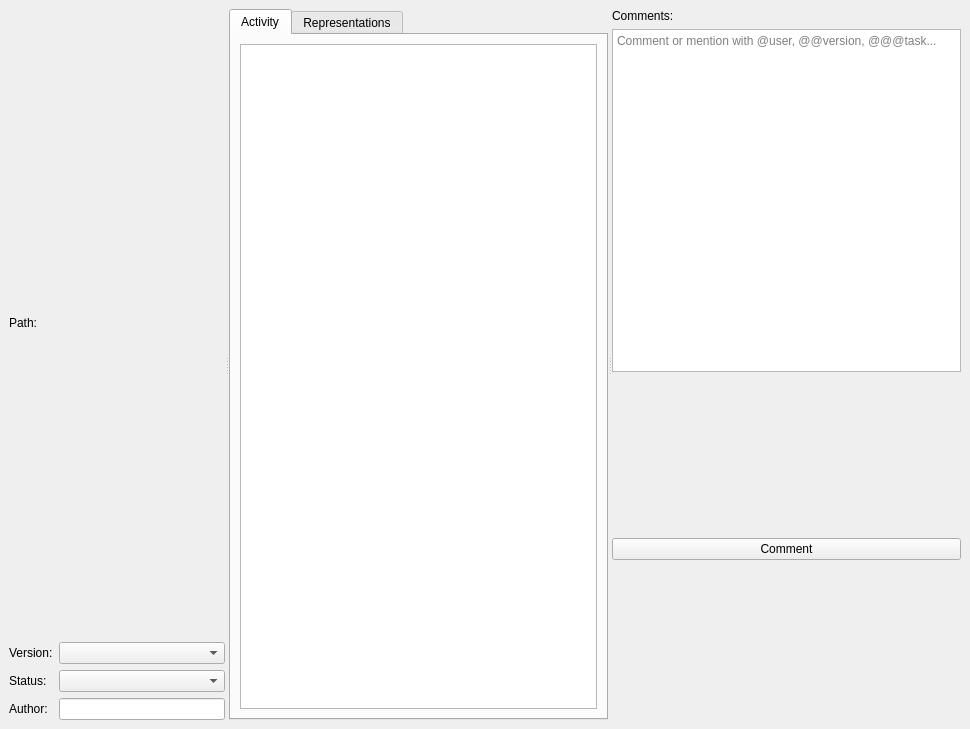
<?xml version="1.0" encoding="UTF-8"?>
<ui version="4.0">
 <class>activityCommentDock</class>
 <widget class="QDockWidget" name="activityCommentDock">
  <property name="geometry">
   <rect>
    <x>0</x>
    <y>0</y>
    <width>970</width>
    <height>729</height>
   </rect>
  </property>
  <property name="features">
   <set>QDockWidget::NoDockWidgetFeatures</set>
  </property>
  <property name="allowedAreas">
   <set>Qt::NoDockWidgetArea</set>
  </property>
  <property name="windowTitle">
   <string>Version Info</string>
  </property>
  <widget class="QWidget" name="activityCommentWidget">
   <layout class="QVBoxLayout" name="activityCommentLayout">
    <item>
     <widget class="QSplitter" name="mainSplitter">
      <widget class="QWidget" name="versionDetailsWidget">
       <layout class="QVBoxLayout" name="versionDetailsLayout">
        <item>
         <layout class="QGridLayout" name="versionGridLayout">
          <item row="0" column="0">
           <widget class="QLabel" name="pathLabel">
            <property name="text">
             <string>Path:</string>
            </property>
           </widget>
          </item>
          <item row="0" column="1">
           <widget class="QLabel" name="pathLabel_value">
            <property name="text">
             <string/>
            </property>
            <property name="wordWrap">
             <bool>true</bool>
            </property>
            <property name="textInteractionFlags">
             <set>Qt::NoTextInteraction</set>
            </property>
           </widget>
          </item>
          <item row="1" column="0">
           <widget class="QLabel" name="versionLabel">
            <property name="text">
             <string>Version:</string>
            </property>
           </widget>
          </item>
          <item row="1" column="1">
           <widget class="QComboBox" name="versionComboBox"/>
          </item>
          <item row="2" column="0">
           <widget class="QLabel" name="statusLabel">
            <property name="text">
             <string>Status:</string>
            </property>
           </widget>
          </item>
          <item row="2" column="1">
           <widget class="QComboBox" name="statusComboBox"/>
          </item>
          <item row="3" column="0">
           <widget class="QLabel" name="authorLabel">
            <property name="text">
             <string>Author:</string>
            </property>
           </widget>
          </item>
          <item row="3" column="1">
           <widget class="QLineEdit" name="authorLineEdit">
            <property name="text">
             <string/>
            </property>
            <property name="readOnly">
             <bool>true</bool>
            </property>
           </widget>
          </item>
         </layout>
        </item>
       </layout>
      </widget>
      <widget class="QTabWidget" name="contentTabWidget">
       <property name="currentIndex">
        <number>0</number>
       </property>
       <widget class="QWidget" name="activityTab">
        <attribute name="title">
         <string>Activity</string>
        </attribute>
        <layout class="QVBoxLayout" name="activityTabLayout">
         <item>
          <widget class="QTextBrowser" name="textBrowser_activity_panel"/>
         </item>
        </layout>
       </widget>
       <widget class="QWidget" name="representationsTab">
        <attribute name="title">
         <string>Representations</string>
        </attribute>
        <layout class="QVBoxLayout" name="representationsTabLayout">
         <item>
          <widget class="QPushButton" name="bakingButton">
           <property name="text">
            <string>baking_h264</string>
           </property>
           <property name="checkable">
            <bool>true</bool>
           </property>
          </widget>
         </item>
         <item>
          <widget class="QPushButton" name="h264Button">
           <property name="text">
            <string>h264</string>
           </property>
           <property name="checkable">
            <bool>true</bool>
           </property>
          </widget>
         </item>
         <item>
          <spacer name="verticalSpacer">
           <property name="sizeHint" stdset="0">
            <size>
             <width>20</width>
             <height>40</height>
            </size>
           </property>
          </spacer>
         </item>
        </layout>
       </widget>
      </widget>
      <widget class="QWidget" name="commentWidget">
       <layout class="QVBoxLayout" name="commentLayout">
        <item>
         <widget class="QLabel" name="commentLabel">
          <property name="text">
           <string>Comments:</string>
          </property>
         </widget>
        </item>
        <item>
         <widget class="QTextEdit" name="textEdit_comment">
          <property name="placeholderText">
           <string>Comment or mention with @user, @@version, @@@task...</string>
          </property>
         </widget>
        </item>
        <item>
         <layout class="QHBoxLayout" name="buttonLayout">
          <item>
           <spacer name="horizontalSpacer_comment">
            <property name="sizeHint" stdset="0">
             <size>
              <width>0</width>
              <height>0</height>
             </size>
            </property>
           </spacer>
          </item>
          <item>
           <widget class="QPushButton" name="pushButton_comment">
            <property name="text">
             <string>Comment</string>
            </property>
           </widget>
          </item>
         </layout>
        </item>
       </layout>
      </widget>
     </widget>
    </item>
   </layout>
  </widget>
 </widget>
 <resources/>
 <connections/>
</ui>
